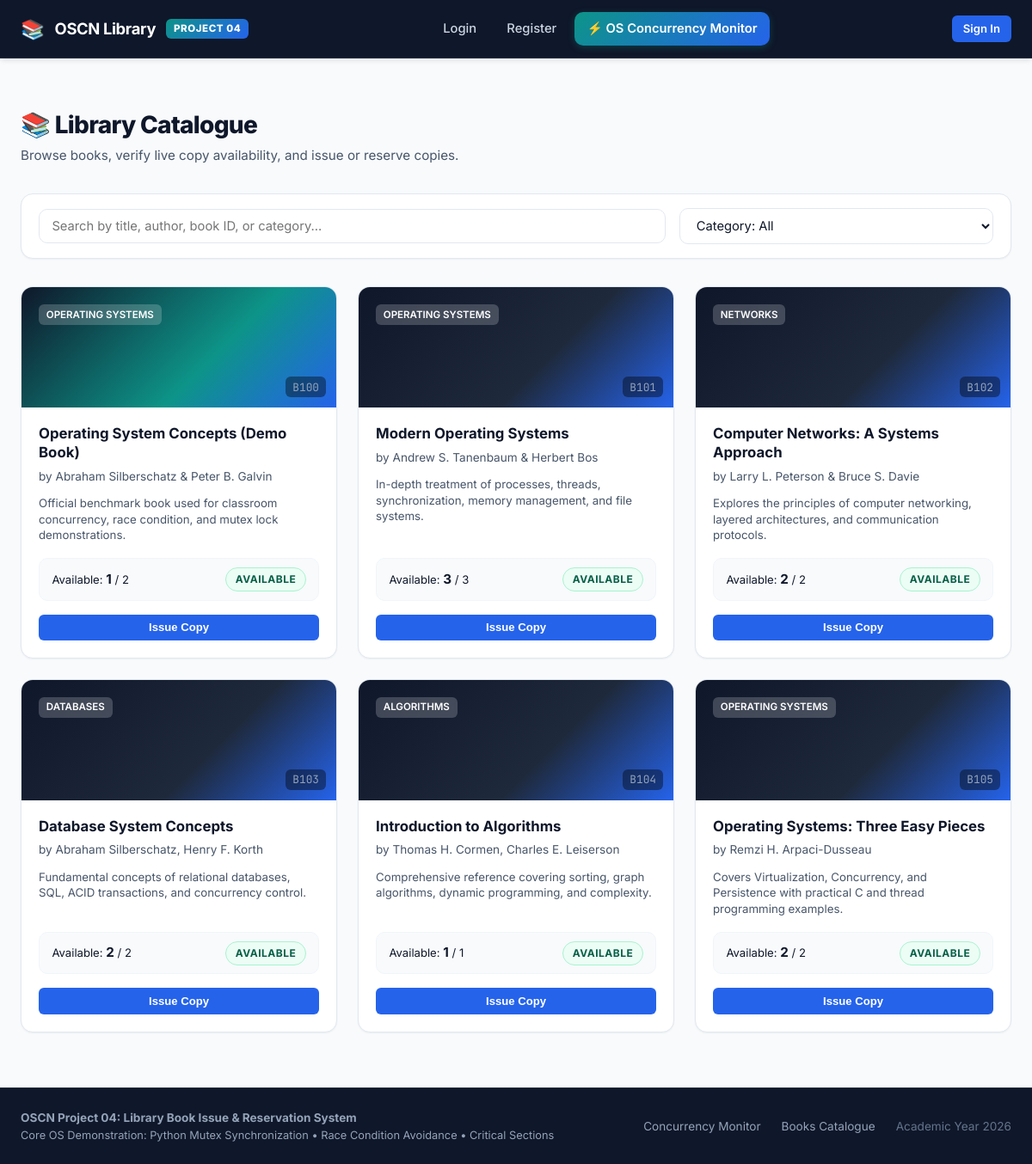
/books, run on the app's committed database.
### tables this page shows
CREATE TABLE books (
        book_id TEXT PRIMARY KEY,
        title TEXT NOT NULL,
        author TEXT NOT NULL,
        category TEXT NOT NULL,
        description TEXT,
        cover_image TEXT
    );

### app.py (the view)
@app.route('/books')
def books_catalogue():
    query = request.args.get('q', '').strip()
    category = request.args.get('category', 'all').strip()
    books = models.get_all_books(search_query=query, category=category)
    categories = ["All", "Operating Systems", "Networks", "Databases", "Algorithms"]
    if request.is_json or request.path.startswith('/api/'):
        return jsonify({"success": True, "books": [dict(b) for b in books]})
    return render_template(
        'books.html',
        books=books,
        search_query=query,
        selected_category=category,
        categories=categories
    )

### app.py (called while the page is built, shortened)
@app.context_processor
def inject_user_context():
    user_info = None
    return {
        "current_user": user_info,
        "now_year": datetime.now().year
    }

### database.py (called while the page is built)
def get_db_connection():
    conn = sqlite3.connect(DB_PATH, timeout=20.0)
    conn.row_factory = sqlite3.Row
    conn.execute("PRAGMA foreign_keys = ON;")
    return conn

### templates/books.html (shortened to what this page needs)
{% extends "base.html" %}
{% block content %}
<div class="page-header">
    <div>
        <h1 class="page-title">
            <span>📚 Library Catalogue</span>
        </h1>
        <p class="page-subtitle">Browse books, verify live copy availability, and issue or reserve copies.</p>
    </div>
</div>
<div class="card" style="margin-bottom: 2rem;">
    <div class="card-body" style="padding: 1rem 1.25rem;">
        <div style="display: flex; gap: 1rem; flex-wrap: wrap; align-items: center;">
            <div style="flex: 2; min-width: 260px;">
                <input type="text" id="bookSearchInput" class="form-control" placeholder="Search by title, author, book ID, or category..." value="{{ search_query }}">
            </div>
            <div style="flex: 1; min-width: 180px;">
                <select id="categoryFilter" class="form-control">
                    {% for cat in categories %}
                        <option value="{{ cat }}" {% if selected_category == cat %}selected{% endif %}>
                            Category: {{ cat }}
                        </option>
                    {% endfor %}
                </select>
            </div>
        </div>
    </div>
</div>
<div class="books-grid" id="booksGridContainer">
    {% for book in books %}
        <div class="book-card">
            <div class="book-card-top {% if book.book_id == 'B100' %}demo-book-banner{% endif %}">
                <span class="book-category-tag">{{ book.category }}</span>
                <span class="book-id-badge">{{ book.book_id }}</span>
            </div>
            <div class="book-card-body">
                <h3 class="book-title">{{ book.title }}</h3>
                <p class="book-author">by {{ book.author }}</p>
                <p class="book-description">{{ book.description or 'Standard library reference textbook.' }}</p>
                <div class="book-availability-bar">
                    <div class="copies-stat">
                        <span>Available: <strong>{{ book.available_copies or 0 }}</strong> / {{ book.total_copies or 0 }}</span>
                    </div>
                    <span class="badge {% if (book.available_copies or 0) > 0 %}badge-available{% else %}badge-issued{% endif %}">
                        {% if (book.available_copies or 0) > 0 %}AVAILABLE{% else %}ALL ISSUED{% endif %}
                    </span>
                </div>
                <div class="book-card-actions">
                    {% if (book.available_copies or 0) > 0 %}
                        <form action="{{ url_for('issue_action') }}" method="POST" style="flex: 1;">
                            <button type="submit" class="btn btn-primary btn-sm" style="width: 100%;">
                                Issue Copy
                            </button>
                        </form>
                    {% endif %}
                </div>
            </div>
        </div>
    {% endfor %}
</div>
{% endblock %}

### data on the page
books: category "OPERATING SYSTEMS", book_id "B100", title "Operating System Concepts (Demo Book)", author "Abraham Silberschatz & Peter B. Galvin", description "Official benchmark book used for classroom concurrency, race condition, and mutex lock demonstrations.", available_copies "1", total_copies "2"
books: category "OPERATING SYSTEMS", book_id "B101", title "Modern Operating Systems", author "Andrew S. Tanenbaum & Herbert Bos", description "In-depth treatment of processes, threads, synchronization, memory management, and file systems.", available_copies "3", total_copies "3"
books: category "NETWORKS", book_id "B102", title "Computer Networks: A Systems Approach", author "Larry L. Peterson & Bruce S. Davie", description "Explores the principles of computer networking, layered architectures, and communication protocols.", available_copies "2", total_copies "2"
books: category "DATABASES", book_id "B103", title "Database System Concepts", author "Abraham Silberschatz, Henry F. Korth", description "Fundamental concepts of relational databases, SQL, ACID transactions, and concurrency control.", available_copies "2", total_copies "2"
books: category "ALGORITHMS", book_id "B104", title "Introduction to Algorithms", author "Thomas H. Cormen, Charles E. Leiserson", description "Comprehensive reference covering sorting, graph algorithms, dynamic programming, and complexity.", available_copies "1", total_copies "1"
books: category "OPERATING SYSTEMS", book_id "B105", title "Operating Systems: Three Easy Pieces", author "Remzi H. Arpaci-Dusseau", description "Covers Virtualization, Concurrency, and Persistence with practical C and thread programming examples.", available_copies "2", total_copies "2"
